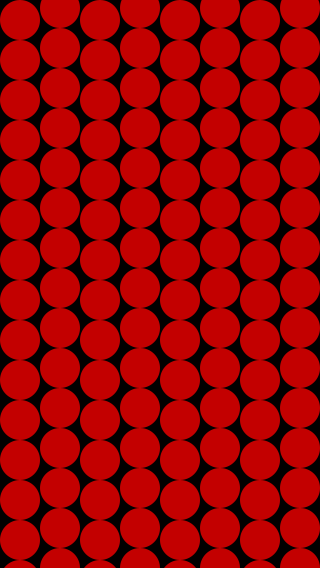
Frame 1 (no input)
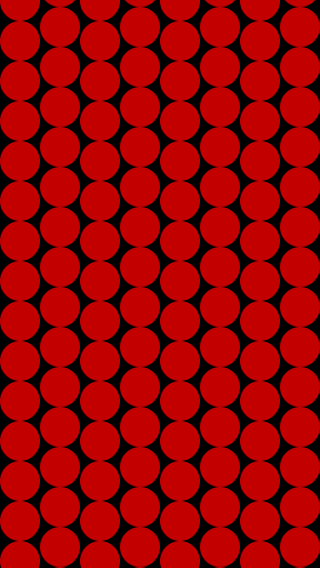
Frame 60 (the mouse pressed at the canvas centre just before this capture)
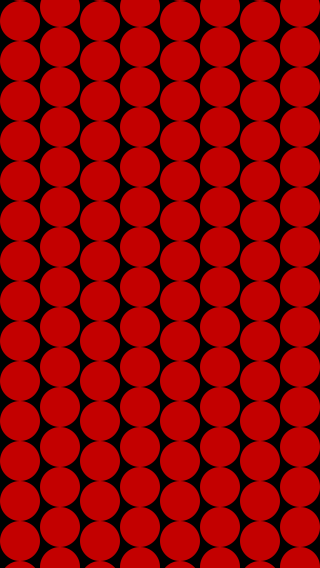
Frame 120 (the mouse held since frame 60 and released just before this capture)

The Processing sketch that drew these frames (run headless with seeded random() and noise(); from frame 60 on, the mouse is pressed at the canvas centre):

// Processing sketch: Curtain
// ── Curtain.pde
ArrayList<Ball> ballList1= new ArrayList<Ball>();
ArrayList<Ball> ballList2= new ArrayList<Ball>();
ArrayList<Ball> ballList3= new ArrayList<Ball>();
ArrayList<Ball> ballList4= new ArrayList<Ball>();
ArrayList<Ball> ballList5= new ArrayList<Ball>();
ArrayList<Ball> ballList6= new ArrayList<Ball>();
ArrayList<Ball> ballList7= new ArrayList<Ball>();
ArrayList<Ball> ballList8= new ArrayList<Ball>();

void setup()
{
  size(320, 568);
  background(0);

  float positionCountY = 20;
  float gap=40;

  while (ballList1.size()<18)
  {
    float positionX = 20;
    Ball ballTemp = new Ball(  positionX, positionCountY);
    ballList1.add(ballTemp);
    positionCountY = positionCountY + gap ;
  }
  positionCountY = 20;

  while ( ballList3.size()<18) 
  {
    float positionX = 100;
    Ball ballTemp = new Ball(  positionX, positionCountY);
    ballList3.add(ballTemp);
    positionCountY = positionCountY + gap ;
  }
  positionCountY = 20;

  while ( ballList5.size()<18) 
  {
    float positionX = 180;
    Ball ballTemp = new Ball(  positionX, positionCountY);
    ballList5.add(ballTemp);
    positionCountY = positionCountY + gap ;
  }
  positionCountY = 20;
  while ( ballList7.size()<18) 
  {
    float positionX = 260;
    Ball ballTemp = new Ball(  positionX, positionCountY);
    ballList7.add(ballTemp);
    positionCountY = positionCountY + gap ;
  }
  positionCountY = height;

  while ( ballList2.size()<18) 
  {
    float positionX = 60;
    Ball ballTemp = new Ball(  positionX, positionCountY);
    ballList2.add(ballTemp);
    positionCountY = positionCountY - gap ;
  }
  positionCountY = height;

  while ( ballList4.size()<18) 
  {
    float positionX = 140;
    Ball ballTemp = new Ball(  positionX, positionCountY);
    ballList4.add(ballTemp);
    positionCountY = positionCountY - gap ;
  }
  positionCountY = height;

  while ( ballList6.size()<18) 
  {
    float positionX = 220;
    Ball ballTemp = new Ball(  positionX, positionCountY);
    ballList6.add(ballTemp);
    positionCountY = positionCountY - gap ;
  }
  positionCountY = height;

  while ( ballList8.size()<18) 
  {
    float positionX = 300;
    Ball ballTemp = new Ball(  positionX, positionCountY);
    ballList8.add(ballTemp);
    positionCountY = positionCountY - gap ;
  }
}

void draw()
{
  background(0);

  for (int i=0; i<ballList1.size(); i++)
  {
    Ball ballTemp = ballList1.get(i);
    ballTemp.display();
    ballTemp.isOver();
    boolean gone = ballTemp.moveUp();

    if (gone)
    {
      ballList1.remove(i);
      ballTemp.initialize(  ballList1.get( ballList1.size() -1 ).location.y, "Up" );
      ballList1.add( ballTemp );
    }
  }


  for (int i=0; i<ballList3.size(); i++)
  {
    Ball ballTemp = ballList3.get(i);
    ballTemp.display();
    ballTemp.isOver();
    boolean gone = ballTemp.moveUp();

    if (gone)
    {
      ballList3.remove(i);
      ballTemp.initialize(  ballList3.get( ballList3.size() -1 ).location.y, "Up");
      ballList3.add( ballTemp );
    }
  }
  for (int i=0; i<ballList5.size(); i++)
  {
    Ball ballTemp = ballList5.get(i);
    ballTemp.display();
    ballTemp.isOver();
    boolean gone = ballTemp.moveUp();

    if (gone)
    {
      ballList5.remove(i);
      ballTemp.initialize(  ballList5.get( ballList5.size() -1 ).location.y, "Up");
      ballList5.add( ballTemp );
    }
  }
  for (int i=0; i<ballList7.size(); i++)
  {
    Ball ballTemp = ballList7.get(i);
    ballTemp.display();
    ballTemp.isOver();
    boolean gone = ballTemp.moveUp();

    if (gone)
    {
      ballList7.remove(i);
      ballTemp.initialize(  ballList7.get( ballList7.size() -1 ).location.y, "Up");
      ballList7.add( ballTemp );
    }
  }

  for (int i=0; i<ballList2.size(); i++)
  {
    Ball ballTemp = ballList2.get(i);
    ballTemp.display();
    ballTemp.isOver();
    boolean gone = ballTemp.moveDown();

    if (gone)
    {
      ballList2.remove(i);
      ballTemp.initialize(  ballList2.get( ballList2.size() -1 ).location.y, "Down");
      ballList2.add( ballTemp );
    }
  }
  for (int i=0; i<ballList4.size(); i++)
  {
    Ball ballTemp = ballList4.get(i);
    ballTemp.display();
    ballTemp.isOver();
    boolean gone = ballTemp.moveDown();

    if (gone)
    {
      ballList4.remove(i);
      ballTemp.initialize(  ballList4.get( ballList4.size() -1 ).location.y, "Down");
      ballList4.add( ballTemp );
    }
  }
  for (int i=0; i<ballList6.size(); i++)
  {
    Ball ballTemp = ballList6.get(i);
    ballTemp.display();
    ballTemp.isOver();
    boolean gone = ballTemp.moveDown();

    if (gone)
    {
      ballList6.remove(i);
      ballTemp.initialize(  ballList6.get( ballList6.size() -1 ).location.y, "Down");
      ballList6.add( ballTemp );
    }
  }
  for (int i=0; i<ballList8.size(); i++)
  {
    Ball ballTemp = ballList8.get(i);
    ballTemp.display();
    ballTemp.isOver();
    boolean gone = ballTemp.moveDown();

    if (gone)
    {
      ballList8.remove(i);
      ballTemp.initialize(  ballList8.get( ballList8.size() -1 ).location.y, "Down");
      ballList8.add( ballTemp );
    }
  }
}

// ── Ball.pde
class Ball 
{
  PVector location = new PVector();
  PVector velocity = new PVector();
  color col;
  float diameter;

  Ball(float positionX, float positionY ) 
  {
    location.x = positionX;
    location.y = positionY;
    col = color(195, 0, 0);
    diameter = 40;
    velocity.y = 1;
  }

  void display() 
  {
    fill(col);
    noStroke();
    ellipse(location.x, location.y, diameter, diameter );
  }

  boolean moveUp() 
  {
    location.y = location.y - velocity.y;

    if (location.y <= -100) 
    {
      return true;
    }
    return false;
  }

  boolean moveDown()
  {
    location.y = location.y + velocity.y;

    if (location.y >= height + 100) 
    {
      return true;
    }
    return false;
  }

  void initialize(float positionYLastPlatform, String direction)
  {
    col = color(195, 0, 0);
    float gap= 40;
    if (direction == "Up")
    {
      location.y = positionYLastPlatform +  gap;
    }
    if (direction == "Down")
    {
      location.y = positionYLastPlatform -  gap;
    }
  }

  // isOver method is based on Jeff Thompson's algorithm of Collision Detection  
  // http://www.jeffreythompson.org/collision-detection/
  void isOver(/*int px, int py,  int bx, int by, int bSize*/) 
  {
    // find distance between the two objects
    float xDist = mouseX-location.x;                                   // distance horiz
    float yDist = mouseY-location.y;                                   // distance vert
    float distance = sqrt((xDist*xDist) + (yDist*yDist));  // diagonal distance
    
    if(mousePressed)
    {
      // test for collision
      if (diameter/2 > distance ) 
      {
        col = color(0, 0, 140);
      
      } 
    }
  }
}
